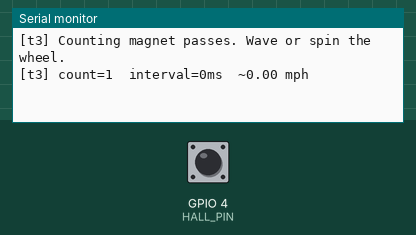
Simulated run of this sketch. Board: ESP32. Shown: the last lines printed to the serial monitor. The inputs (shaded band) are chosen by the test bench; at power-on: GPIO 4 (HALL_PIN) HIGH.

Above: at 1.7 s.
1.8 s: GPIO 4 (HALL_PIN) pulled LOW for 0.15 s
At 2.8 s:
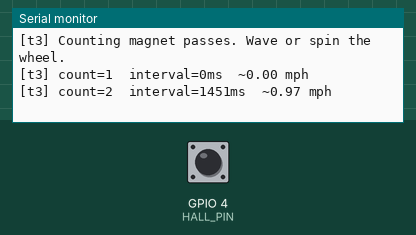
3.4 s: GPIO 4 (HALL_PIN) pulled LOW for 1 s
At 5.3 s:
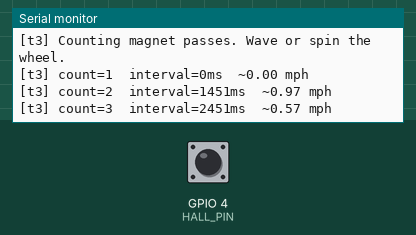
5.9 s: GPIO 4 (HALL_PIN) pulled LOW for 0.15 s
At 7.0 s:
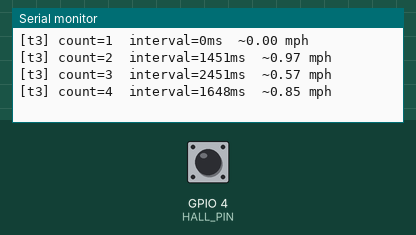
Timing chart, 0 to 8.9 s (numbered marks = the images above; inputs shaded):
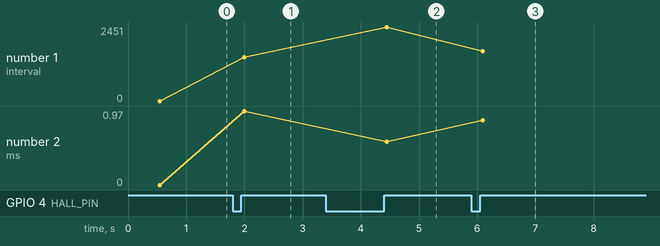

Measured:
- after the input at 1.8 s, the serial monitor: prints a new line after 0.20 s (image 1)
- after the input at 3.4 s, the serial monitor: prints a new line after 1.0 s (image 2)
- after the input at 5.9 s, the serial monitor: prints a new line after 0.20 s (image 3)
- plotted number 1: 0 → 1451 after the input at 1.8 s, 1451 → 2451 after the input at 3.4 s, 2451 → 1648 after the input at 5.9 s
- plotted number 2: 0 → 0.97 after the input at 1.8 s, 0.97 → 0.57 after the input at 3.4 s, 0.57 → 0.85 after the input at 5.9 s

The sketch:

t3_rev_count.ino
```cpp
/**
 * TEST 3 — Revolution counter (same debounce logic as the real firmware)
 * Goal: confirm each magnet pass counts exactly ONCE (no double counts,
 *       no missed passes), and that it works at spinning speed.
 *
 * Uses the identical debounce + rising-edge detection from mickey_tracker.ino,
 * so if this behaves, the real firmware's counting will too.
 *
 * TRY THIS:
 *   1. Wave the magnet past ~10 times slowly. Count should land on 10.
 *   2. Tape the magnet to the wheel, spin it by hand. Watch the interval (ms)
 *      and estimated MPH look sane. If you get 2 counts per pass, raise
 *      DEBOUNCE_MS. If you MISS fast passes, lower it.
 */

#define HALL_PIN 4              // GPIO4 == pad D3
#define SENSOR_ACTIVE_LOW false  // matches the firmware: LM393 D0 is active HIGH
#define DEBOUNCE_MS 45          // same as firmware; tune here if needed

// Set this from your wheel to sanity-check MPH (diameter in cm).
// Confirmed 20 cm — must match WHEEL_CIRCUMFERENCE_MILES in mickey_tracker.ino.
#define WHEEL_DIAMETER_CM 20.0f
#define WHEEL_MILES (WHEEL_DIAMETER_CM * 3.14159265f / 160934.0f)

bool lastStableHall = false;
unsigned long debounceStartMs = 0;
unsigned long revolutions = 0;
unsigned long lastRevMs = 0;

bool hallRawActive() {
  int v = digitalRead(HALL_PIN);
#if SENSOR_ACTIVE_LOW
  return (v == LOW);
#else
  return (v == HIGH);
#endif
}

bool pollHallEdge() {
  bool raw = hallRawActive();
  unsigned long now = millis();
  if (raw != lastStableHall) {
    if (debounceStartMs == 0) debounceStartMs = now;
    if (now - debounceStartMs >= DEBOUNCE_MS) {
      lastStableHall = raw;
      debounceStartMs = 0;
    }
  } else {
    debounceStartMs = 0;
  }
  static bool prevStable = false;
  bool rising = lastStableHall && !prevStable;
  prevStable = lastStableHall;
  return rising;
}

void setup() {
  Serial.begin(115200);
  pinMode(HALL_PIN, INPUT_PULLUP);
  delay(500);
  Serial.println();
  Serial.println("[t3] Counting magnet passes. Wave or spin the wheel.");
}

void loop() {
  if (pollHallEdge()) {
    unsigned long now = millis();
    unsigned long dt = (lastRevMs > 0) ? (now - lastRevMs) : 0;
    lastRevMs = now;
    revolutions++;
    float mph = 0.0f;
    if (dt > 0) mph = (WHEEL_MILES * 3600000.0f) / (float)dt;
    Serial.printf("[t3] count=%lu  interval=%lums  ~%.2f mph\n", revolutions, dt, mph);
  }
  delay(2);
}
```
